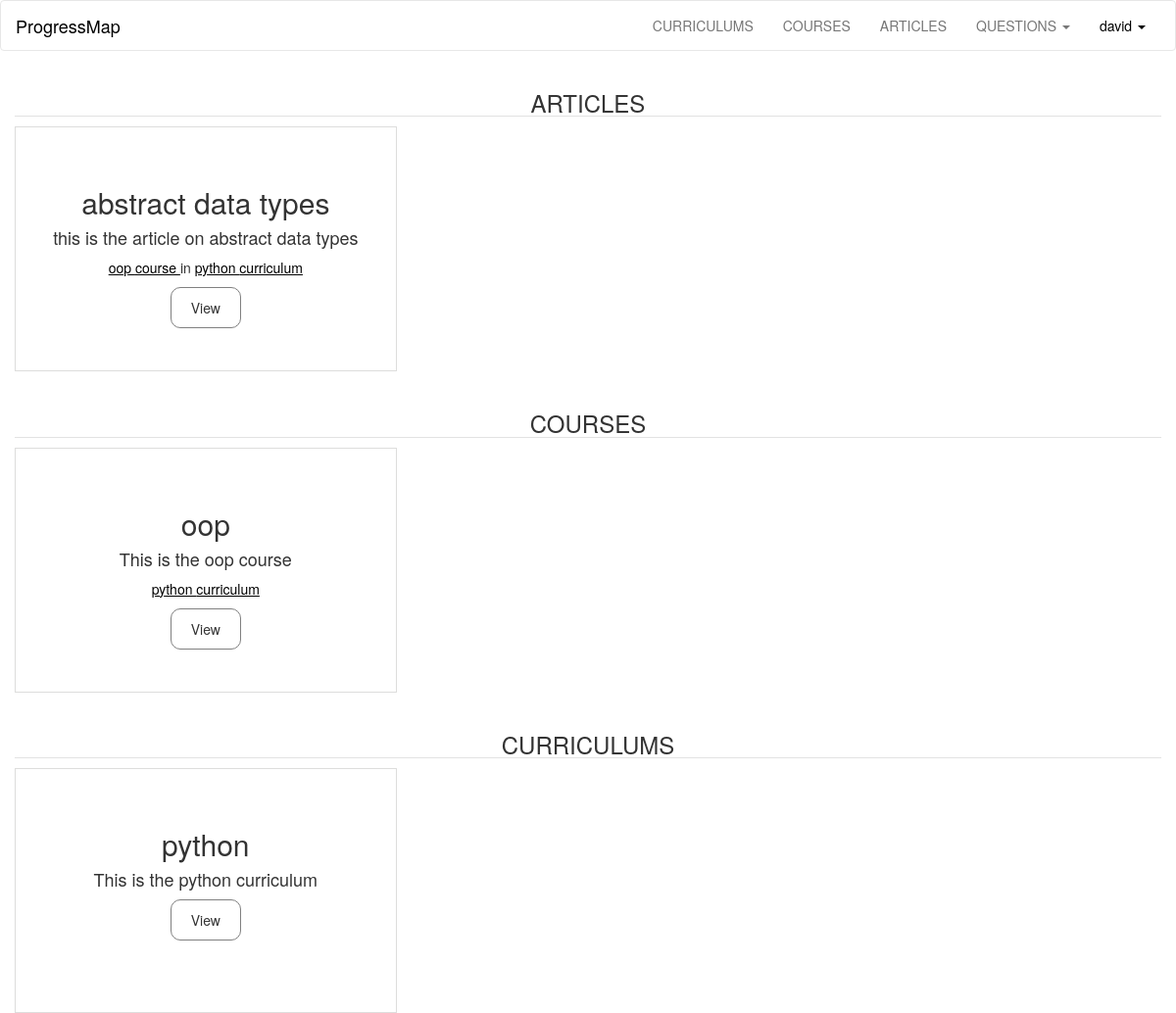
The page /user/david/content (signed in) on the database as committed earlier.
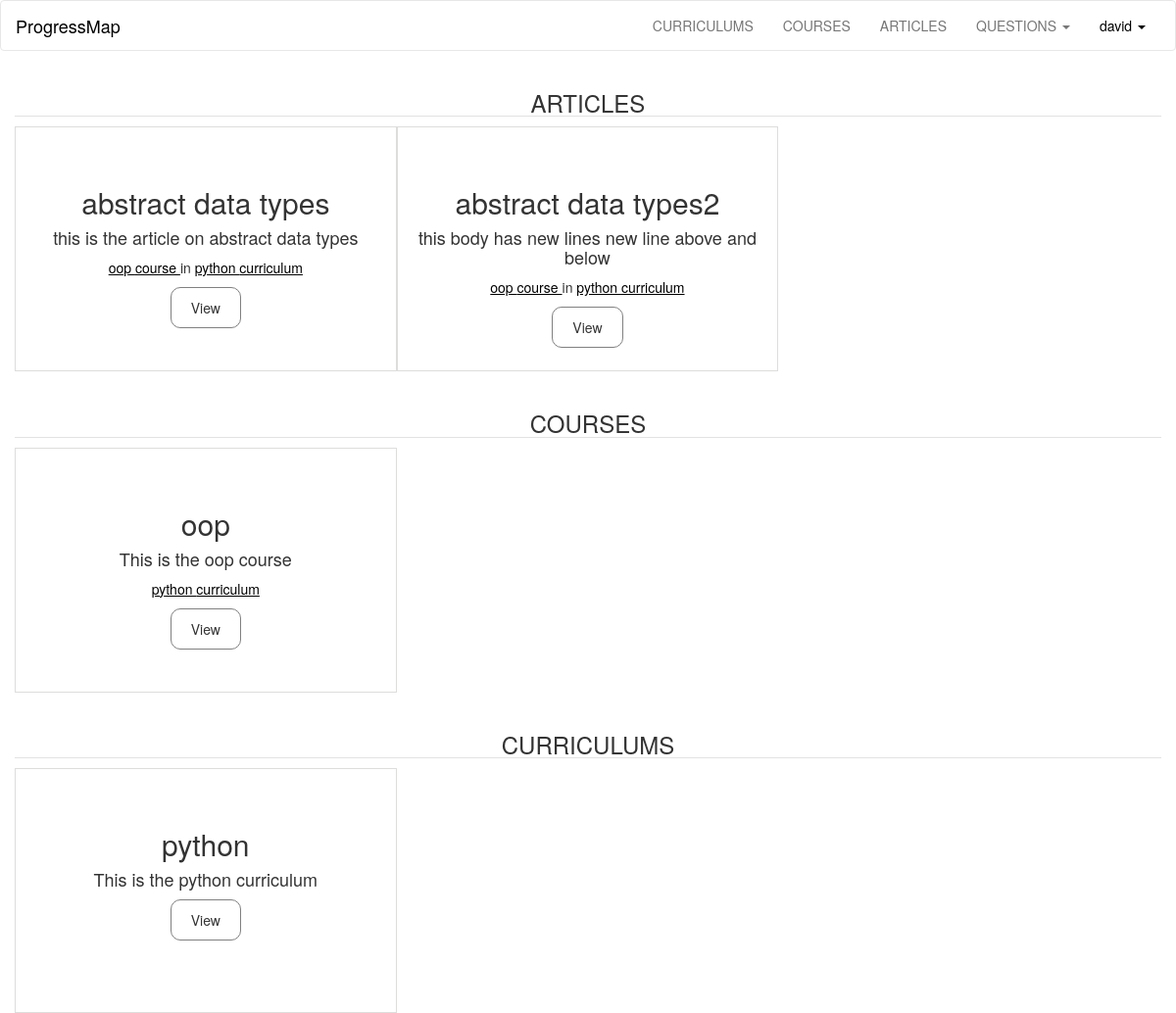
The same page on the database as committed later.
### progressMap/models.py (models this page shows, shortened)
class Articles(db.Model):
	id  = db.Column(db.Integer, primary_key = True)
	title = db.Column(db.String(300), nullable=False)
	description = db.Column(db.Text, nullable=False)
	questions = db.relationship('Questions', backref='article', lazy='dynamic')
	user_id = db.Column(db.Integer, db.ForeignKey('user.id'), nullable=False)
	course_id = db.Column(db.Integer, db.ForeignKey('courses.id'), nullable=False)
	curriculum_id = db.Column(db.Integer, db.ForeignKey('curriculums.id'), nullable=False)

class Courses(db.Model):
	id  = db.Column(db.Integer, primary_key = True)
	title = db.Column(db.String(300), nullable=False)
	description = db.Column(db.Text, nullable=False)
	articles =  db.relationship('Articles', backref='course', lazy='dynamic')
	user_id = db.Column(db.Integer, db.ForeignKey('user.id'), nullable=False)
	curriculum_id = db.Column(db.Integer, db.ForeignKey('curriculums.id'), nullable=False)

class Curriculums(db.Model):
	id  = db.Column(db.Integer, primary_key = True)
	title = db.Column(db.String(300), nullable=False)
	description = db.Column(db.Text, nullable=False)
	articles =  db.relationship('Articles', backref='curriculum', lazy='dynamic')
	courses =  db.relationship('Courses', backref='curriculum', lazy='dynamic')
	user_id = db.Column(db.Integer, db.ForeignKey('user.id'), nullable=False)

### progressMap/user/views.py (the view)
@login_required
@user.route('/<username>/content')
def addedContent(username):
	user = current_user
	return render_template('addedContent.html', user = user)

### progressMap/main/views.py (called while the page is built)
@login_manager.user_loader
def load_user(userid):
	return models.User.query.get(int(userid))

### progressMap/templates/addedContent.html (shortened to what this page needs)
{% extends 'base.html' %}
{% block user_link %}
{% if current_user.is_authenticated %}
<li class="dropdown">
<a class="dropdown-toggle active" data-toggle="dropdown" href="#">{{current_user.username}}
<span class="caret"></span></a>
</li>
{% else %}
<li><a href="{{ url_for('main.show', page='login') }}">LOGIN</a>
</li>
{% endif %}
{% endblock %}
{% block content %}
<section class="container-fluid content">
<h3 class="b-down text-center">ARTICLES</h3>
	{% for article in user.articles%}
	<section class="text-center tile">
		<article class="title">
			<br /><br /><br />
			<h2 style="margin-top: 0px;">{{article.title}}</h2>
			<h4 class="desc">
				{{article.description}}
			</h4>
			<p class="date underline">
				<a>{{ article.course.title }} course </a> in
				<a>{{ article.curriculum.title }} curriculum</a>
			</p>
			<button class="button">View</button>
		</article>
	</section>
	{% else %}
	<h4 class="text-center">No article has been added yet.</h4>
	{% endfor %}
</section>
<br />
<section class="container-fluid content">
<h3 class="b-down text-center">COURSES</h3>
	{% for course in user.courses%}
	<section class="text-center tile">
		<article class="title">
			<br /><br /><br />
			<h2 style="margin-top: 0px;">{{course.title}}</h2>
			<h4 class="desc">
				{{course.description}}
			</h4>
			<p class="date underline">
				<a>{{ course.curriculum.title }} curriculum</a>
			</p>
			<button class="button">View</button>
		</article>
	</section>
	{% else %}
	<h4 class="text-center">No course has been added yet.</h4>
	{% endfor %}
</section>
<br />
<section class="container-fluid content">
<h3 class="b-down text-center">CURRICULUMS</h3>
	{% for curriculum in user.curriculums%}
	<section class="text-center tile">
		<article class="title">
			<br /><br /><br />
			<h2 style="margin-top: 0px;">{{curriculum.title}}</h2>
			<h4 class="desc">
				{{curriculum.description}}
			</h4>
			<button class="button">View</button>
		</article>
	</section>
	{% else %}
	<h4 class="text-center">No curriculum has been added yet.</h4>
	{% endfor %}
</section>
{% endblock %}

Rows that differ between the two databases and show on the page:
added Articles: title "abstract data types2", description "this body has new lines new line above and below", course "oop", curriculum "python"
